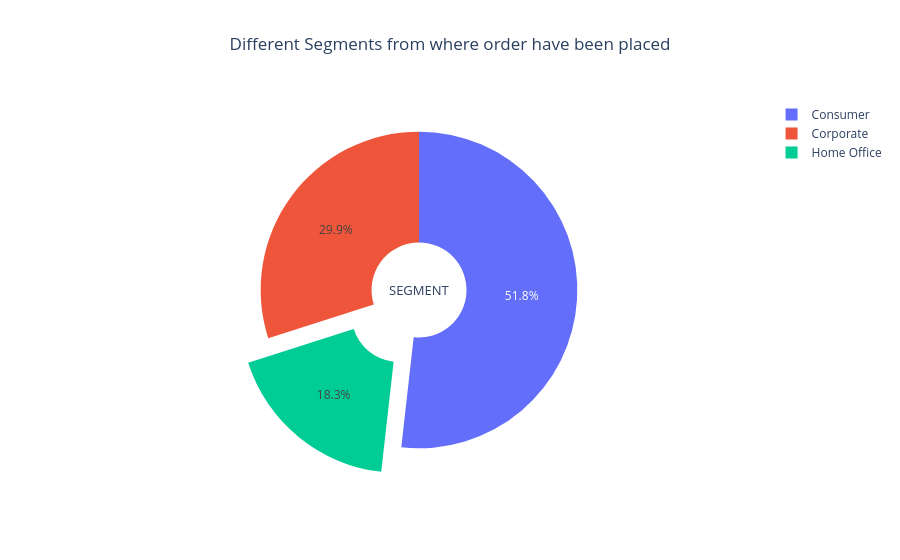

The code cell stored with this chart in its notebook:
### Code cell
v=df['Segment'].value_counts()
labels =  ["Consumer","Corporate","Home Office"]
values = [v[0],v[1],v[2]]

fig = go.Figure(data=[go.Pie(labels=labels, values=values, hole=.3,pull=[0, 0, 0.2])])
fig.update_layout(
    title_text="Different Segments from where order have been placed",title_x=0.5,
    annotations=[dict(text='SEGMENT', x=0.5, y=0.5, font_size=13, showarrow=False)])
fig.show()

### Figure 1 — Plotly figure (JSON) as saved in the notebook; plotly's stock layout.template omitted (floating-point values rounded to 4 significant figures)
{"data": [{"hole": 0.3, "labels": ["Consumer", "Corporate", "Home Office"], "pull": [0, 0, 0.2], "type": "pie", "values": [24173, 13975, 8533]}], "layout": {"annotations": [{"font": {"size": 13}, "showarrow": false, "text": "SEGMENT", "x": 0.5, "y": 0.5}], "title": {"text": "Different Segments from where order have been placed", "x": 0.5}}}
